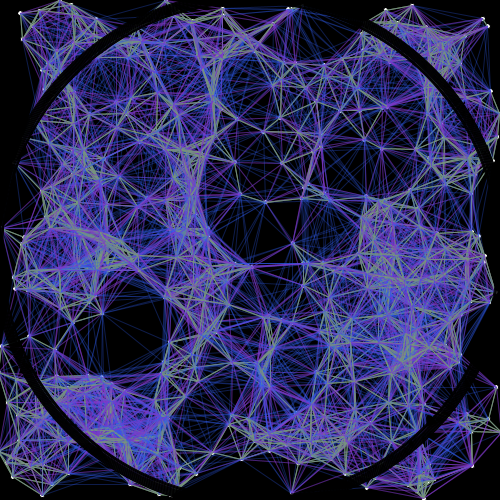
Frame 1 (no input)
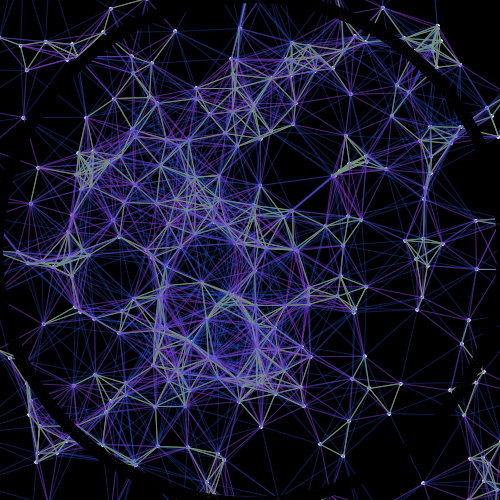
Frame 60 (the mouse pressed at the canvas centre just before this capture)
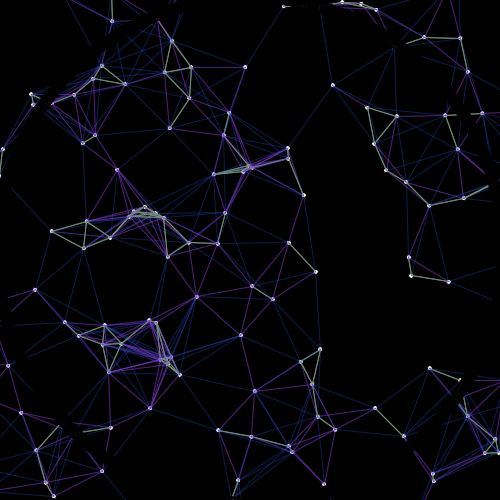
Frame 120 (the mouse held since frame 60 and released just before this capture)

The Processing sketch that drew these frames (run headless with seeded random() and noise(); from frame 60 on, the mouse is pressed at the canvas centre):

// Processing sketch: processing_174213
// ── processing_174213.pde

int num = 500;
Ball[] ball_array = new Ball[num];
 
class Ball
{
  
 float x,y;
 float vx,vy;
 float diam;
 float drag;
 
Ball()
{
x = random(width);
y = random(height);
diam = 5;
drag = .9;
vy = random(-5,5);
vx = random(-5,5);
 
}
 
void update()
{
x+=vx*drag;
y+=vy*drag;
 
}
 
void display()
{
pushMatrix();
fill(255);
ellipse(x,y,diam,diam);
translate(x,y);
popMatrix();
}
 

}
 
 
 
void setup()
{
size(500,500);
 
for(int i=0; i<num; i++)
  {
    ball_array[i] = new Ball(); 
  }
}
 
 
void draw()
{
background(0);
 
  for(int i=0; i<num; i++)
  {
   ball_array[i].update();
   ball_array[i].display();
      
  }
  
  
for(int i = 0; i<num; i++)
{
 for(int j = i+1; j<num; j++)
 {
   
  float x3 = ball_array[i].x;
  float y3 = ball_array[i].y;
  float x4 = ball_array[j].x;
  float y4 = ball_array[j].y;

   
  if(dist(x3,y3,x4,y4) < 40)
  {
    stroke(110,245,44);
    line (x3,y3,x4,y4);
  }
  if(dist(x3,y3,x4,y4) < 60)
  {
    stroke(209,20,164,100);
    line (x3,y3,x4,y4);
  }
  
  if(dist(x3,y3,x4,y4) < 80)
  {
    stroke(45,88,237,80);
    line (x3,y3,x4,y4);
  }
 
 }
 
}

noFill();
stroke(0);
ellipse((width/2),(height/2),495,495);
ellipse((width/2),(height/2),496,496);
ellipse((width/2),(height/2),497,497);
ellipse((width/2),(height/2),498,498);
ellipse((width/2),(height/2),499,499);
ellipse((width/2),(height/2),501,501);
ellipse((width/2),(height/2),502,502);
ellipse((width/2),(height/2),503,503);
ellipse((width/2),(height/2),504,504);
ellipse((width/2),(height/2),505,505);
ellipse((width/2),(height/2),506,506);
ellipse((width/2),(height/2),507,507);
ellipse((width/2),(height/2),508,508);
ellipse((width/2),(height/2),509,509);
ellipse((width/2),(height/2),510,510);
ellipse((width/2),(height/2),511,511);
ellipse((width/2),(height/2),512,512);
ellipse((width/2),(height/2),513,513);
ellipse((width/2),(height/2),514,514);
ellipse((width/2),(height/2),515,515);
ellipse((width/2),(height/2),516,516);
ellipse((width/2),(height/2),517,517);
}
